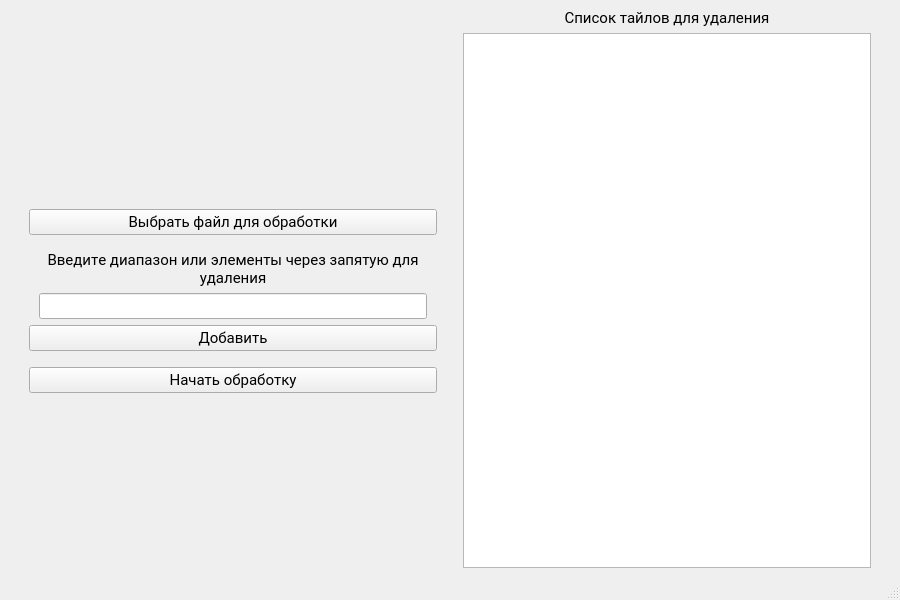
<?xml version="1.0" encoding="UTF-8"?>
<ui version="4.0">
 <class>FilterSequence</class>
 <widget class="QMainWindow" name="FilterSequence">
  <property name="windowModality">
   <enum>Qt::NonModal</enum>
  </property>
  <property name="geometry">
   <rect>
    <x>0</x>
    <y>0</y>
    <width>900</width>
    <height>600</height>
   </rect>
  </property>
  <property name="sizePolicy">
   <sizepolicy hsizetype="Preferred" vsizetype="Preferred">
    <horstretch>0</horstretch>
    <verstretch>0</verstretch>
   </sizepolicy>
  </property>
  <property name="minimumSize">
   <size>
    <width>650</width>
    <height>365</height>
   </size>
  </property>
  <property name="maximumSize">
   <size>
    <width>900</width>
    <height>600</height>
   </size>
  </property>
  <property name="baseSize">
   <size>
    <width>900</width>
    <height>600</height>
   </size>
  </property>
  <property name="font">
   <font>
    <family>Roboto</family>
    <pointsize>11</pointsize>
    <weight>50</weight>
    <bold>false</bold>
    <stylestrategy>PreferDefault</stylestrategy>
    <kerning>false</kerning>
   </font>
  </property>
  <property name="contextMenuPolicy">
   <enum>Qt::NoContextMenu</enum>
  </property>
  <property name="windowTitle">
   <string>FilterSequence</string>
  </property>
  <property name="windowIcon">
   <iconset theme="fg"/>
  </property>
  <property name="autoFillBackground">
   <bool>false</bool>
  </property>
  <property name="animated">
   <bool>false</bool>
  </property>
  <property name="documentMode">
   <bool>false</bool>
  </property>
  <widget class="QWidget" name="centralwidget">
   <layout class="QHBoxLayout" name="horizontalLayout">
    <item>
     <spacer name="verticalSpacer_13">
      <property name="orientation">
       <enum>Qt::Vertical</enum>
      </property>
      <property name="sizeHint" stdset="0">
       <size>
        <width>20</width>
        <height>40</height>
       </size>
      </property>
     </spacer>
    </item>
    <item>
     <layout class="QVBoxLayout" name="verticalLayout">
      <item>
       <spacer name="verticalSpacer_10">
        <property name="orientation">
         <enum>Qt::Vertical</enum>
        </property>
        <property name="sizeHint" stdset="0">
         <size>
          <width>20</width>
          <height>40</height>
         </size>
        </property>
       </spacer>
      </item>
      <item>
       <widget class="QLabel" name="current_path_label">
        <property name="text">
         <string/>
        </property>
        <property name="alignment">
         <set>Qt::AlignCenter</set>
        </property>
       </widget>
      </item>
      <item>
       <widget class="QPushButton" name="choose_file_button">
        <property name="maximumSize">
         <size>
          <width>16777215</width>
          <height>16777215</height>
         </size>
        </property>
        <property name="text">
         <string>Выбрать файл для обработки</string>
        </property>
       </widget>
      </item>
      <item>
       <spacer name="verticalSpacer">
        <property name="orientation">
         <enum>Qt::Vertical</enum>
        </property>
        <property name="sizeType">
         <enum>QSizePolicy::Preferred</enum>
        </property>
        <property name="sizeHint" stdset="0">
         <size>
          <width>20</width>
          <height>10</height>
         </size>
        </property>
       </spacer>
      </item>
      <item>
       <widget class="QLabel" name="label">
        <property name="text">
         <string>Введите диапазон или элементы через запятую для удаления</string>
        </property>
        <property name="textFormat">
         <enum>Qt::AutoText</enum>
        </property>
        <property name="scaledContents">
         <bool>false</bool>
        </property>
        <property name="alignment">
         <set>Qt::AlignCenter</set>
        </property>
        <property name="wordWrap">
         <bool>true</bool>
        </property>
       </widget>
      </item>
      <item>
       <layout class="QHBoxLayout" name="horizontalLayout_2">
        <item>
         <spacer name="horizontalSpacer">
          <property name="orientation">
           <enum>Qt::Horizontal</enum>
          </property>
          <property name="sizeType">
           <enum>QSizePolicy::Preferred</enum>
          </property>
          <property name="sizeHint" stdset="0">
           <size>
            <width>10</width>
            <height>20</height>
           </size>
          </property>
         </spacer>
        </item>
        <item>
         <widget class="QLineEdit" name="from_line_edit">
          <property name="sizePolicy">
           <sizepolicy hsizetype="Expanding" vsizetype="Fixed">
            <horstretch>0</horstretch>
            <verstretch>0</verstretch>
           </sizepolicy>
          </property>
          <property name="minimumSize">
           <size>
            <width>0</width>
            <height>0</height>
           </size>
          </property>
          <property name="maximumSize">
           <size>
            <width>16777215</width>
            <height>16777215</height>
           </size>
          </property>
          <property name="inputMask">
           <string/>
          </property>
          <property name="frame">
           <bool>true</bool>
          </property>
         </widget>
        </item>
        <item>
         <spacer name="horizontalSpacer_2">
          <property name="orientation">
           <enum>Qt::Horizontal</enum>
          </property>
          <property name="sizeType">
           <enum>QSizePolicy::Preferred</enum>
          </property>
          <property name="sizeHint" stdset="0">
           <size>
            <width>10</width>
            <height>20</height>
           </size>
          </property>
         </spacer>
        </item>
       </layout>
      </item>
      <item>
       <widget class="QPushButton" name="add_range_button">
        <property name="text">
         <string>Добавить</string>
        </property>
       </widget>
      </item>
      <item>
       <spacer name="verticalSpacer_5">
        <property name="orientation">
         <enum>Qt::Vertical</enum>
        </property>
        <property name="sizeType">
         <enum>QSizePolicy::Preferred</enum>
        </property>
        <property name="sizeHint" stdset="0">
         <size>
          <width>20</width>
          <height>10</height>
         </size>
        </property>
       </spacer>
      </item>
      <item>
       <widget class="QPushButton" name="start_processing_button">
        <property name="maximumSize">
         <size>
          <width>16777215</width>
          <height>16777215</height>
         </size>
        </property>
        <property name="text">
         <string>Начать обработку</string>
        </property>
       </widget>
      </item>
      <item>
       <spacer name="verticalSpacer_2">
        <property name="orientation">
         <enum>Qt::Vertical</enum>
        </property>
        <property name="sizeHint" stdset="0">
         <size>
          <width>20</width>
          <height>40</height>
         </size>
        </property>
       </spacer>
      </item>
     </layout>
    </item>
    <item>
     <spacer name="verticalSpacer_14">
      <property name="orientation">
       <enum>Qt::Vertical</enum>
      </property>
      <property name="sizeHint" stdset="0">
       <size>
        <width>20</width>
        <height>40</height>
       </size>
      </property>
     </spacer>
    </item>
    <item>
     <layout class="QVBoxLayout" name="verticalLayout_2">
      <item>
       <widget class="QLabel" name="label_4">
        <property name="text">
         <string>Список тайлов для удаления</string>
        </property>
        <property name="alignment">
         <set>Qt::AlignCenter</set>
        </property>
       </widget>
      </item>
      <item>
       <widget class="QListWidget" name="ranges_list"/>
      </item>
     </layout>
    </item>
    <item>
     <spacer name="verticalSpacer_15">
      <property name="orientation">
       <enum>Qt::Vertical</enum>
      </property>
      <property name="sizeHint" stdset="0">
       <size>
        <width>20</width>
        <height>40</height>
       </size>
      </property>
     </spacer>
    </item>
   </layout>
  </widget>
  <widget class="QStatusBar" name="statusbar"/>
 </widget>
 <resources/>
 <connections/>
</ui>
